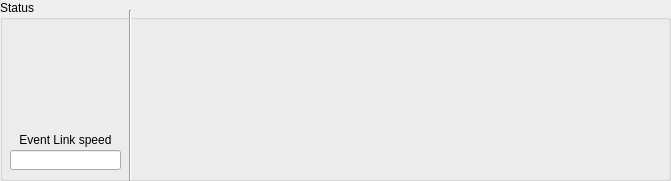
   <widget class="QGroupBox" name="groupBox_3">
    <property name="geometry">
     <rect>
      <x>0</x>
      <y>50</y>
      <width>671</width>
      <height>181</height>
     </rect>
    </property>
    <property name="title">
     <string>Status</string>
    </property>
    <widget class="caInclude" name="cainclude_6">
     <property name="geometry">
      <rect>
       <x>135</x>
       <y>10</y>
       <width>260</width>
       <height>165</height>
      </rect>
     </property>
     <property name="macro">
      <string notr="true">SYS=$(SYS),DEVICE=$(DEVICE)</string>
     </property>
     <property name="filename" stdset="0">
      <string notr="true">G_EVR_base-link-status.ui</string>
     </property>
    </widget>
    <widget class="QLabel" name="label_11">
     <property name="geometry">
      <rect>
       <x>5</x>
       <y>130</y>
       <width>121</width>
       <height>20</height>
      </rect>
     </property>
     <property name="text">
      <string>Event Link speed</string>
     </property>
     <property name="alignment">
      <set>Qt::AlignCenter</set>
     </property>
    </widget>
    <widget class="caLineEdit" name="calineedit_3">
     <property name="geometry">
      <rect>
       <x>10</x>
       <y>150</y>
       <width>111</width>
       <height>20</height>
      </rect>
     </property>
     <property name="toolTip">
      <string>Frequency of the EVR's local oscilator. Must be close enough to the EVG master oscilator.</string>
     </property>
     <property name="channel" stdset="0">
      <string notr="true">$(SYS)-$(DEVICE):Link-Clk-SP</string>
     </property>
     <property name="unitsEnabled">
      <bool>true</bool>
     </property>
    </widget>
    <widget class="Line" name="line">
     <property name="geometry">
      <rect>
       <x>125</x>
       <y>10</y>
       <width>10</width>
       <height>171</height>
      </rect>
     </property>
     <property name="orientation">
      <enum>Qt::Vertical</enum>
     </property>
    </widget>
    <widget class="caInclude" name="cainclude_15">
     <property name="geometry">
      <rect>
       <x>400</x>
       <y>95</y>
       <width>260</width>
       <height>81</height>
      </rect>
     </property>
     <property name="macro">
      <string notr="true">ID=0,SYS=$(SYS),DEVICE=$(DEVICE)</string>
     </property>
     <property name="filename" stdset="0">
      <string notr="true">G_EVR_sfp-min.ui</string>
     </property>
    </widget>
    <widget class="caInclude" name="cainclude_16">
     <property name="geometry">
      <rect>
       <x>400</x>
       <y>10</y>
       <width>260</width>
       <height>80</height>
      </rect>
     </property>
     <property name="macro">
      <string notr="true">SYS=$(SYS),DEVICE=$(DEVICE)</string>
     </property>
     <property name="filename" stdset="0">
      <string notr="true">G_EVR_info.ui</string>
     </property>
    </widget>
    <widget class="caInclude" name="cainclude_17">
     <property name="geometry">
      <rect>
       <x>0</x>
       <y>20</y>
       <width>131</width>
       <height>111</height>
      </rect>
     </property>
     <property name="macro">
      <string notr="true">SYS=$(SYS),DEVICE=$(DEVICE)</string>
     </property>
     <property name="filename" stdset="0">
      <string notr="true">G_EVR_$(FF)_main-status.ui</string>
     </property>
    </widget>
    <zorder>cainclude_6</zorder>
    <zorder>label_11</zorder>
    <zorder>calineedit_3</zorder>
    <zorder>line</zorder>
    <zorder>cainclude_15</zorder>
    <zorder>cainclude_16</zorder>
    <zorder>cainclude_17</zorder>
    <zorder>line</zorder>
   </widget>
